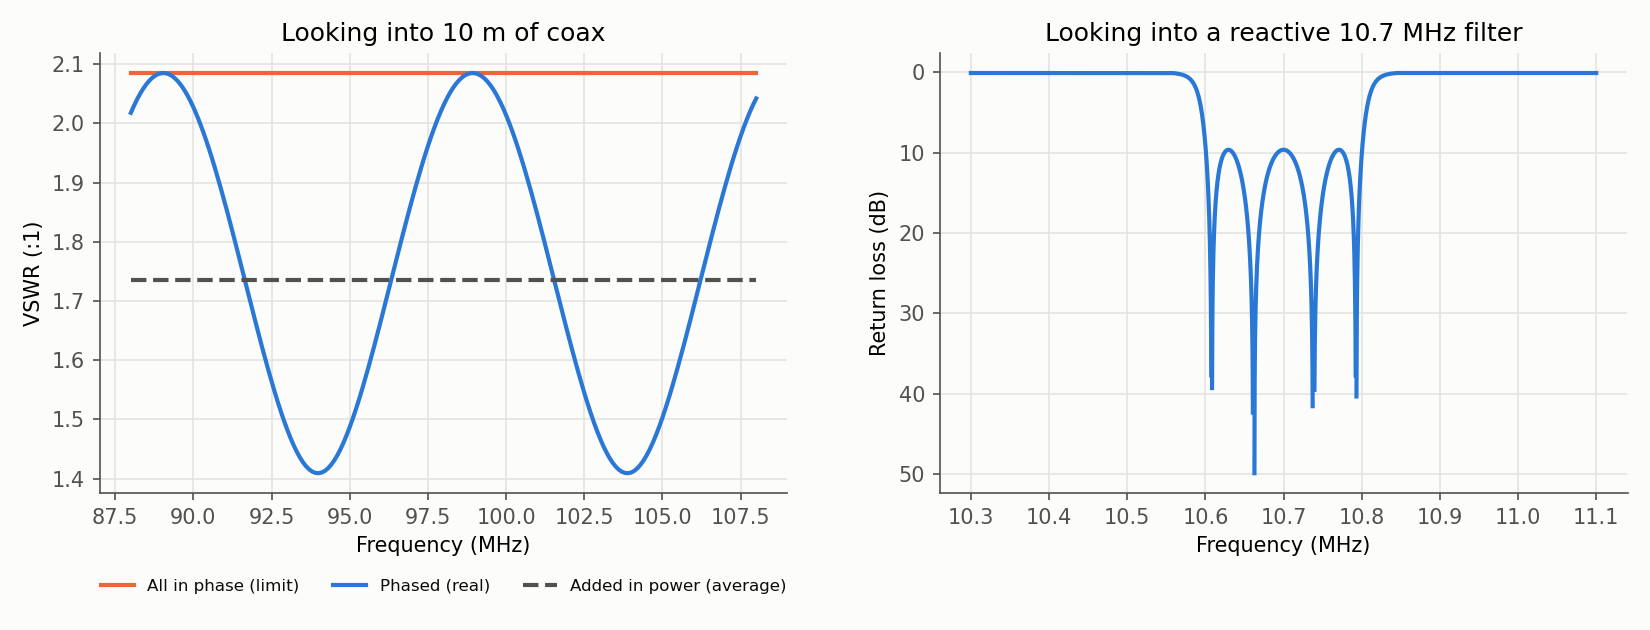

Python code for this plot:
"""What a cable and a reactive filter do to a port's match, which only a solver with phase can show.

1. examples/vhf_cable.yaml looking into the coax: two mismatches a cable apart beat as frequency
   changes. Adding reflections in power gives a flat average; the phased figure shows the real ripple.
2. examples/vhf_reactive.yaml looking into the IF filter: its return loss comes from its own response,
   high at the reflection zeros in band and near 0 dB out of band.

Then both receivers go through the coherent tone solver and the time-domain solver, which should agree.

Run:  python examples/reflections.py   (writes reflections.png next to this file)
"""
from pathlib import Path

import matplotlib.pyplot as plt
import numpy as np

from hetsim import load, match_sweep
from hetsim.plot import C1, C2, INK, INK2, SURFACE, _ax

HERE = Path(__file__).parent
fig, (left, right) = plt.subplots(1, 2, figsize=(11, 4.2), facecolor=SURFACE)

# ---------------------------------------------------------------- 1. ripple along a cable
c, st = load(HERE / "vhf_cable.yaml")
cable = match_sweep(c, "coax.in", np.linspace(88e6, 108e6, 201), st)
_ax(left)
x = cable.freqs / 1e6
left.plot(x, cable.vswr_worst, color=C2, linewidth=2, label="All in phase (limit)")
left.plot(x, cable.vswr_phased, color=C1, linewidth=2, label="Phased (real)")
left.plot(x, cable.vswr, color=INK2, linewidth=2, linestyle="--", label="Added in power (average)")
left.set(xlabel="Frequency (MHz)", ylabel="VSWR (:1)", title="Looking into 10 m of coax")
left.legend(frameon=False, loc="upper center", bbox_to_anchor=(0.5, -0.16), ncols=3, fontsize=8, labelcolor=INK)

# ---------------------------------------------------------------- 2. a filter's own reflection
c, st = load(HERE / "vhf_reactive.yaml")
iff = match_sweep(c, "iff.in", np.linspace(10.3e6, 11.1e6, 3201), st)
_ax(right)
right.plot(iff.freqs / 1e6, iff.return_loss_db, color=C1, linewidth=2)
right.invert_yaxis()
right.set(xlabel="Frequency (MHz)", ylabel="Return loss (dB)",
          title="Looking into a reactive 10.7 MHz filter")
fig.tight_layout()
fig.savefig(HERE / "reflections.png", dpi=150)
print(f"cable: phased VSWR {cable.vswr_phased.min():.2f} to {cable.vswr_phased.max():.2f}, "
      f"added in power {cable.vswr.mean():.2f}")
print(f"filter: return loss {iff.return_loss_db.min():.2f} dB out of band, "
      f"{iff.return_loss_db[np.abs(iff.freqs - 10.7e6).argmin()]:.1f} dB at 10.7 MHz")

# ---------------------------------------------------------------- 3. the two solvers agree
for name, port, f in (("vhf_cable.yaml", "iff.out", 10.7e6), ("vhf_reactive.yaml", "ifamp.out", 10.7e6)):
    c, st = load(HERE / name)
    tone = c.simulate(st)[port]
    td = c.simulate_td(st, resolution="100kHz", fmax="400MHz").spectrum(port)
    t = max((t for t in tone if abs(t.freq - f) < 1), key=lambda t: t.power_dbm)
    print(f"{name}: {t.label} at {port}: tone {t.power_dbm:.3f} dBm, time domain {td.power_at(f):.3f} dBm")
